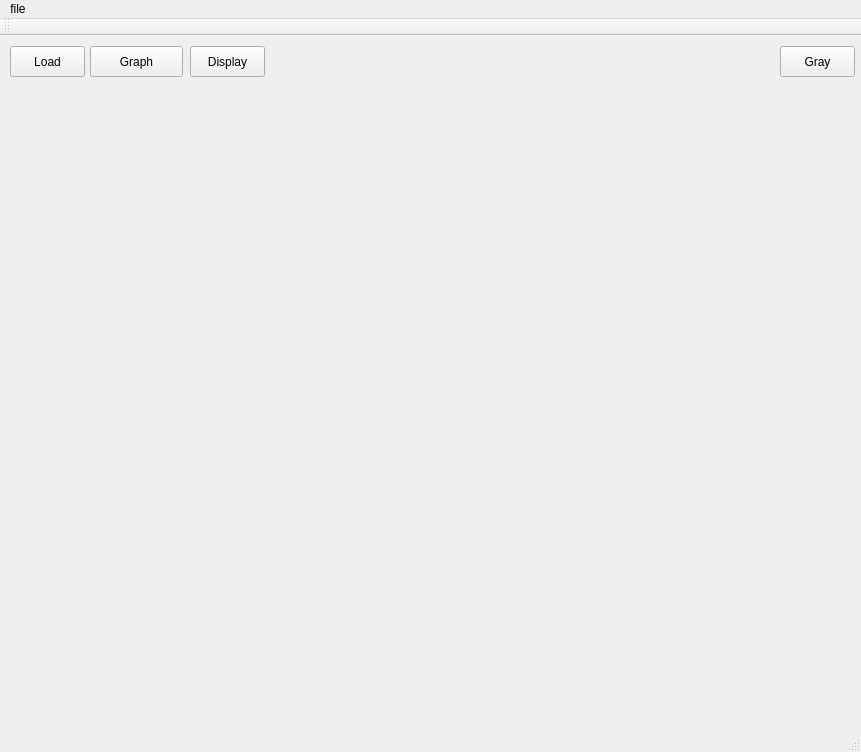
<?xml version="1.0" encoding="UTF-8"?>
<ui version="4.0">
 <class>MainWindow</class>
 <widget class="QMainWindow" name="MainWindow">
  <property name="windowModality">
   <enum>Qt::NonModal</enum>
  </property>
  <property name="geometry">
   <rect>
    <x>0</x>
    <y>0</y>
    <width>861</width>
    <height>752</height>
   </rect>
  </property>
  <property name="cursor">
   <cursorShape>ArrowCursor</cursorShape>
  </property>
  <property name="mouseTracking">
   <bool>false</bool>
  </property>
  <property name="windowTitle">
   <string>xxwsL_opencv</string>
  </property>
  <property name="iconSize">
   <size>
    <width>24</width>
    <height>99</height>
   </size>
  </property>
  <widget class="QWidget" name="centralWidget">
   <widget class="QPushButton" name="Load">
    <property name="geometry">
     <rect>
      <x>10</x>
      <y>10</y>
      <width>75</width>
      <height>31</height>
     </rect>
    </property>
    <property name="text">
     <string>Load</string>
    </property>
    <property name="shortcut">
     <string>Space</string>
    </property>
   </widget>
   <widget class="QLabel" name="label">
    <property name="geometry">
     <rect>
      <x>10</x>
      <y>60</y>
      <width>841</width>
      <height>641</height>
     </rect>
    </property>
    <property name="text">
     <string/>
    </property>
   </widget>
   <widget class="QPushButton" name="Gray">
    <property name="geometry">
     <rect>
      <x>780</x>
      <y>10</y>
      <width>75</width>
      <height>31</height>
     </rect>
    </property>
    <property name="text">
     <string>Gray</string>
    </property>
   </widget>
   <widget class="QPushButton" name="Display">
    <property name="geometry">
     <rect>
      <x>190</x>
      <y>10</y>
      <width>75</width>
      <height>31</height>
     </rect>
    </property>
    <property name="text">
     <string>Display</string>
    </property>
   </widget>
   <widget class="QPushButton" name="Graph">
    <property name="geometry">
     <rect>
      <x>90</x>
      <y>10</y>
      <width>93</width>
      <height>31</height>
     </rect>
    </property>
    <property name="text">
     <string>Graph</string>
    </property>
   </widget>
   <zorder>label</zorder>
   <zorder>Gray</zorder>
   <zorder>Load</zorder>
   <zorder>Display</zorder>
   <zorder>Graph</zorder>
  </widget>
  <widget class="QMenuBar" name="menuBar">
   <property name="geometry">
    <rect>
     <x>0</x>
     <y>0</y>
     <width>861</width>
     <height>26</height>
    </rect>
   </property>
   <widget class="QMenu" name="file">
    <property name="title">
     <string>file</string>
    </property>
   </widget>
   <addaction name="file"/>
  </widget>
  <widget class="QToolBar" name="mainToolBar">
   <attribute name="toolBarArea">
    <enum>TopToolBarArea</enum>
   </attribute>
   <attribute name="toolBarBreak">
    <bool>false</bool>
   </attribute>
  </widget>
  <widget class="QStatusBar" name="statusBar"/>
 </widget>
 <layoutdefault spacing="6" margin="11"/>
 <resources/>
 <connections/>
</ui>
